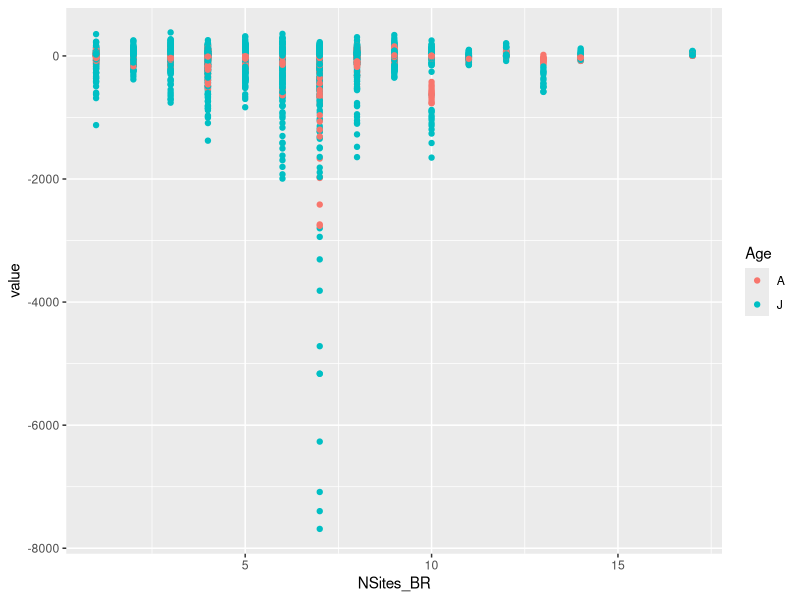
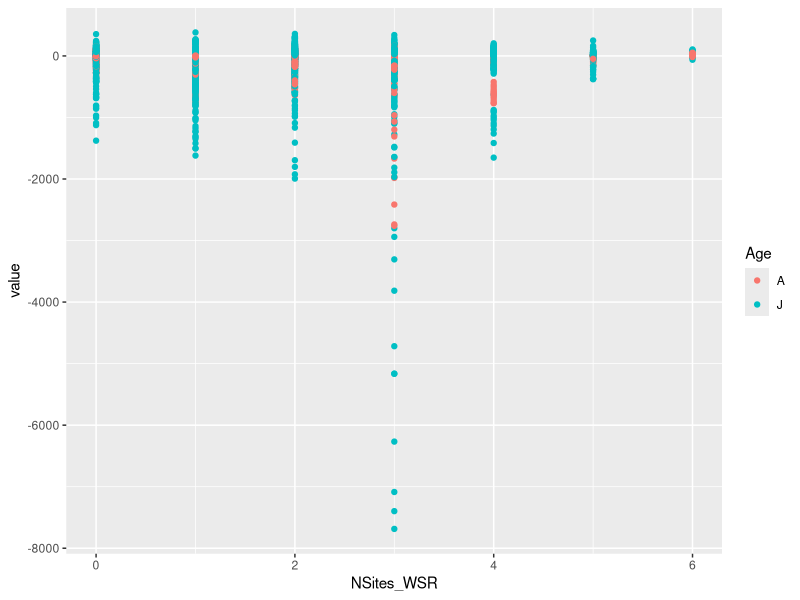
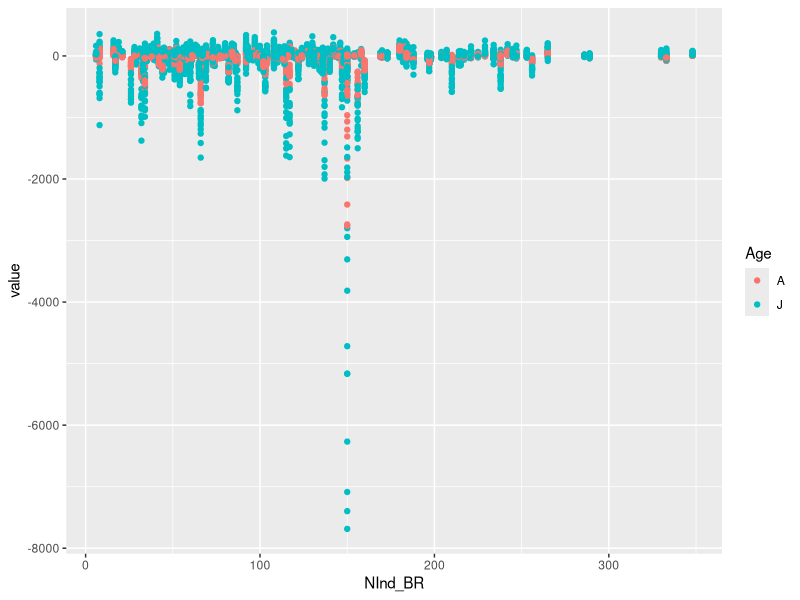
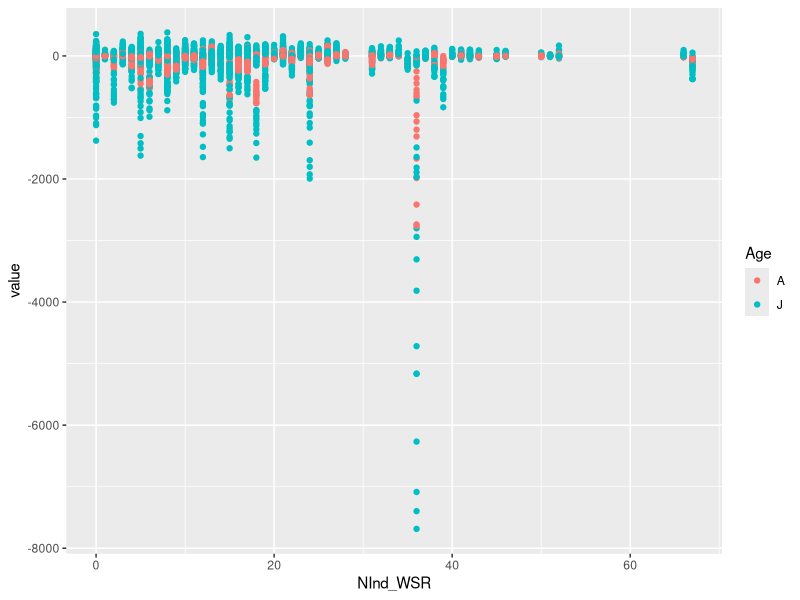
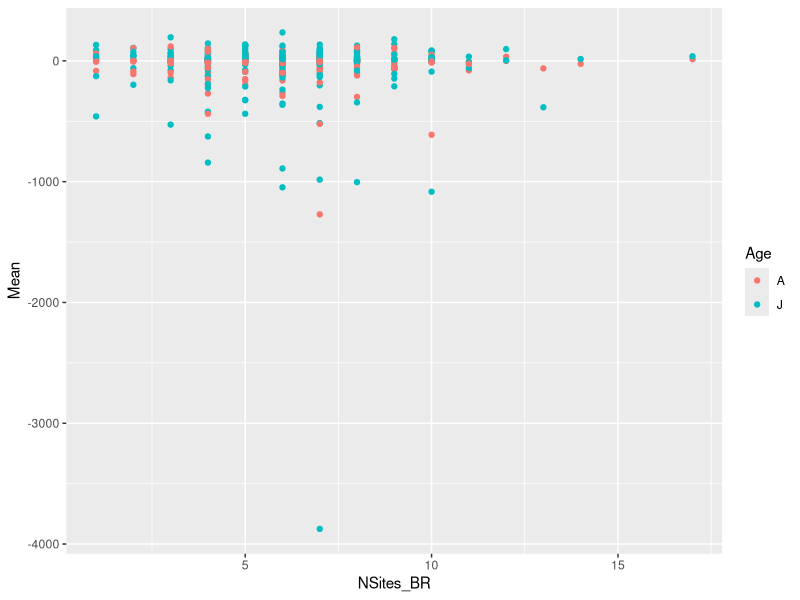
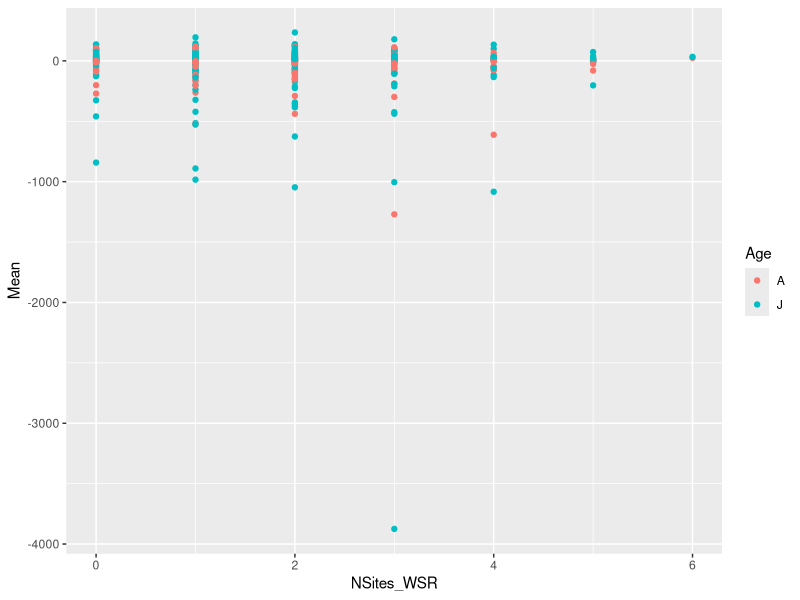
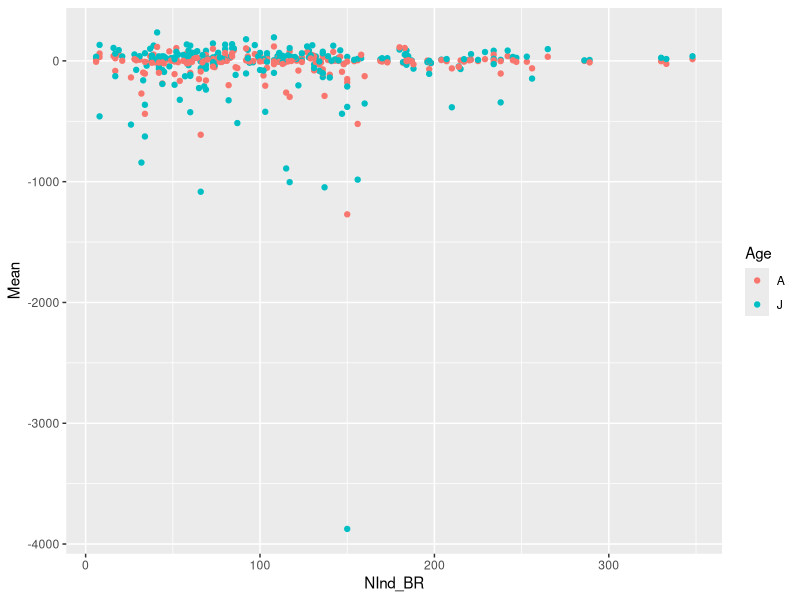
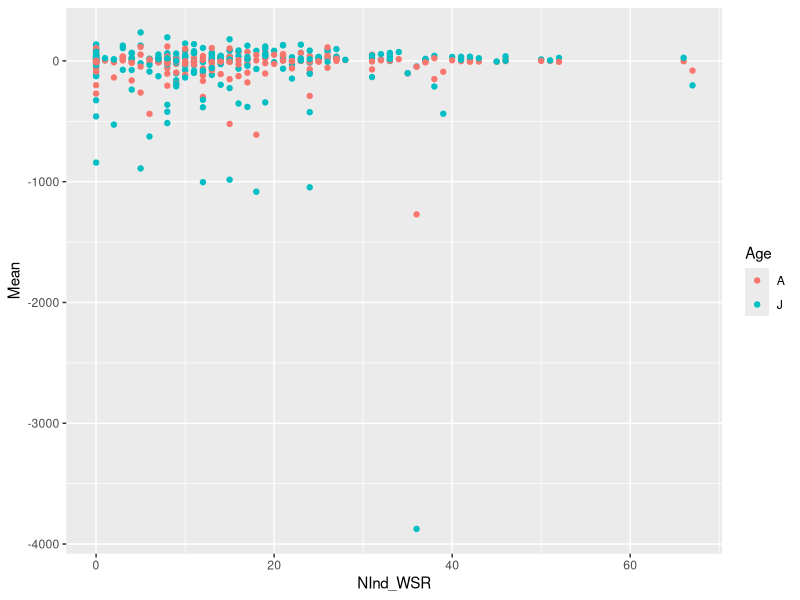

The R source for these figures, in order:
require(ggplot2)
require(dplyr)
require(tidyr)

# Load Files
N.bias.raw <- read.csv("Model Bias Comparison/SampleSize/Master N Bias.csv")
HR.bias.raw <- read.csv("Model Bias Comparison/SampleSize/Master HR Bias.csv")
WSR.bias.raw <- read.csv("Model Bias Comparison/SampleSize/Master WSR Bias.csv")
R.bias.raw <- read.csv("Model Bias Comparison/SampleSize/Master R Bias.csv")
SimInfo.raw <- read.csv("Model Bias Comparison/SampleSize/MasterSimInfo.csv")

N.bias.long <- N.bias.raw %>%
  pivot_longer(cols = 4:ncol(N.bias.raw)) %>%
  mutate(Year = as.integer(sub(".", "", name))) %>% select(-name)

SimInfo.NSitesBR <- SimInfo.raw %>%
  filter(Name == "NSites BR") %>%
  rename(NSites_BR = Value) %>% 
  select(-Name)
SimInfo.NSitesWSR <- SimInfo.raw %>%
  filter(Name == "NSites WSR")%>%
  rename(NSites_WSR = Value) %>% 
  select(-Name)
SimInfo.NIndBR <- SimInfo.raw %>%
  filter(Name == "NInd BR") %>%
  rename(NInd_BR = Value) %>% 
  select(-Name)
SimInfo.NIndWSR <- SimInfo.raw %>%
  filter(Name == "NInd WSR")%>%
  rename(NInd_WSR = Value) %>% 
  select(-Name)
SimInfo.totaldata <- SimInfo.raw %>%
  filter(Name %in% c("YearsBR", "TotNIndBR", "YearsTotHarv", "YearsWSR", "TotNIndBR")) %>%
  select(-WMD) %>%
  pivot_wider(names_from = Name, values_from = Value)

#Individual WMD Bias
N.bias <- merge(N.bias.long, SimInfo.NSitesBR, by = c("WMD","Trial"))
N.bias <- merge(N.bias, SimInfo.NSitesWSR, by = c("WMD","Trial"))
N.bias <- merge(N.bias, SimInfo.NIndBR, by = c("WMD","Trial"))
N.bias <- merge(N.bias, SimInfo.NIndWSR, by = c("WMD","Trial"))
N.bias <- merge(N.bias, SimInfo.totaldata, by = c("Trial"))

ggplot(N.bias, aes(x = NSites_BR, y = value)) +
  geom_point(aes(color = Age))
ggplot(N.bias, aes(x = NSites_WSR, y = value)) +
  geom_point(aes(color = Age))
ggplot(N.bias, aes(x = NInd_BR, y = value)) +
  geom_point(aes(color = Age))
ggplot(N.bias, aes(x = NInd_WSR, y = value)) +
  geom_point(aes(color = Age))

NBias.fullmodel <- lm(value ~ NSites_BR + NSites_WSR + NInd_BR + NInd_WSR, N.bias)
summary(NBias.fullmodel)

#Summarize WMDs
N.bias.simple <- N.bias.long %>%
  group_by(Trial, WMD, Age) %>%
  summarize(Mean = mean(value, na.rm = T), StdDev= sd(value, na.rm = T))
N.bias.simple <- merge(N.bias.simple, SimInfo.NSitesBR, by = c("WMD","Trial"))
N.bias.simple <- merge(N.bias.simple, SimInfo.NSitesWSR, by = c("WMD","Trial"))
N.bias.simple <- merge(N.bias.simple, SimInfo.NIndBR, by = c("WMD","Trial"))
N.bias.simple <- merge(N.bias.simple, SimInfo.NIndWSR, by = c("WMD","Trial"))
N.bias.simple <- merge(N.bias.simple, SimInfo.totaldata, by = c("Trial"))

ggplot(N.bias.simple, aes(x = NSites_BR, y = Mean)) +
  geom_point(aes(color = Age))
ggplot(N.bias.simple, aes(x = NSites_WSR, y = Mean)) +
  geom_point(aes(color = Age))
ggplot(N.bias.simple, aes(x = NInd_BR, y = Mean)) +
  geom_point(aes(color = Age))
ggplot(N.bias.simple, aes(x = NInd_WSR, y = Mean)) +
  geom_point(aes(color = Age))

mean.NBias.fullmodel <- lm(Mean ~ NSites_BR + NSites_WSR + NInd_BR + NInd_WSR, N.bias.simple)
summary(mean.NBias.fullmodel)

ggplot(N.bias.simple, aes(x = NSites_BR, y = StdDev)) +
  geom_point(aes(color = Age))
ggplot(N.bias.simple, aes(x = NSites_WSR, y = StdDev)) +
  geom_point(aes(color = Age))
ggplot(N.bias.simple, aes(x = NInd_BR, y = StdDev)) +
  geom_point(aes(color = Age))
ggplot(N.bias.simple, aes(x = NInd_WSR, y = StdDev)) +
  geom_point(aes(color = Age))

sd.NBias.fullmodel <- lm(StdDev ~ NSites_BR + NSites_WSR + NInd_BR + NInd_WSR, N.bias.simple)
summary(sd.NBias.fullmodel)